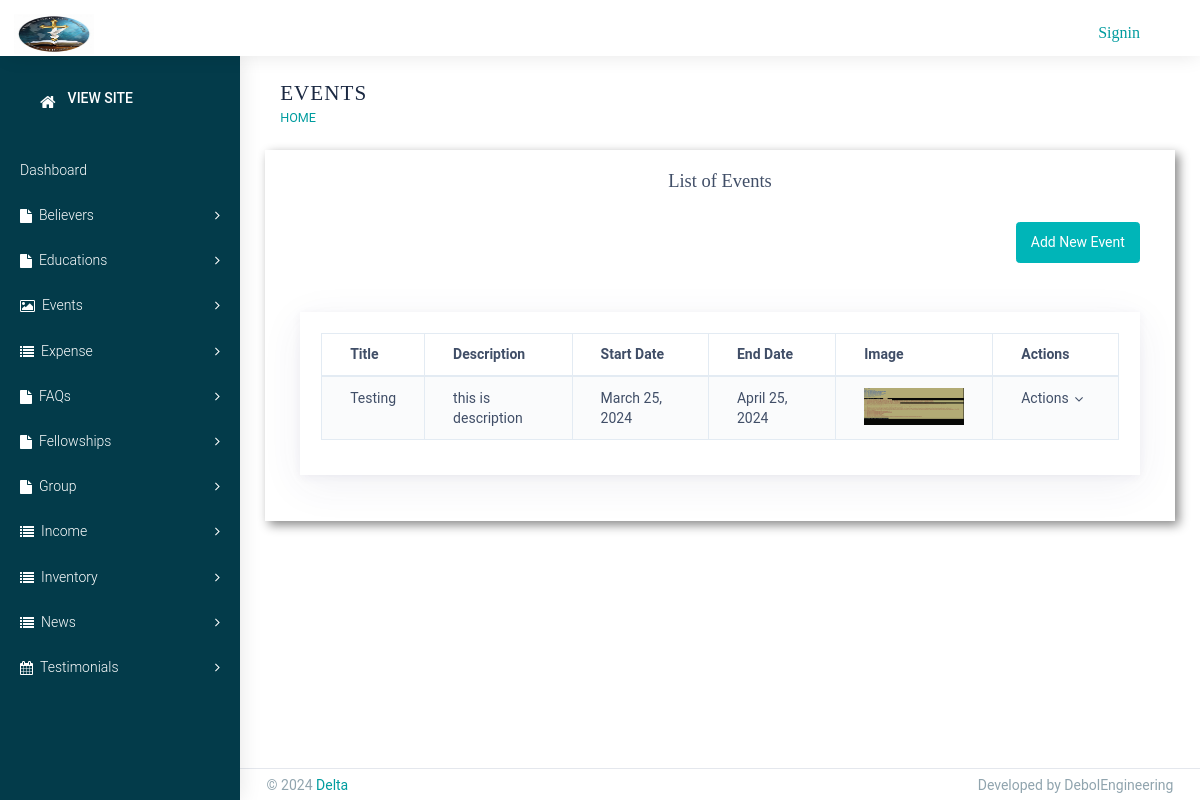
Page /staff/Event/ on the committed database.
### staff/models.py (models this page shows)
class Event(models.Model):
    title = models.CharField(max_length=100)
    description = models.TextField()
    image = models.ImageField(upload_to='events')
    start_date = models.DateField()
    end_date = models.DateField()

### staff/views.py (the view)
# urls.py: path('Event/', EventList.as_view(), name='event_list'),
class EventList(ListView):
    model = Event
    template_name = 'staff/Events/list_event.html'
    context_object_name = 'events'

### Templates/staff/Events/list_event.html (shortened to what this page needs)
{% extends 'staff/base.html' %}
{% load static %}
{% block title %}
Events
{% endblock %}
{% block content %}
<div class="site-main">
    <section class="ttm-row clearfix">
        <div class="container">
            <div class="row pt-60 res-991-pt-0">
                <div class="col-lg-12">
                    <div class="pr-40 res-991-pr-0 res-991-pb-30">
                        <h4 class="h4-md " style="margin-bottom: 30px ; text-align: center;">List of Events</h4>
                        <div class="row justify-content-end">
                            <div class="col-auto">
                                <a href="{% url 'staff:event_add' %}" class="btn btn-primary mb-4">Add New
                                    Event</a>
                            </div>
                        </div>
                        <div class="card">
                            <div class="card-body">
                                <div class="table-responsive">
                                    <table class="table table-striped table-bordered multi-ordering">
                                        <thead>
                                            <tr>
                                                <th>Title</th>
                                                <th>Description</th>
                                                <th>Start Date</th>
                                                <th>End Date</th>
                                                <th>Image</th>
                                                <th>Actions</th>
                                            </tr>
                                        </thead>
                                        <tbody>
                                            {% for event in events %}
                                            <tr>
                                                <td>{{ event.title }}</td>
                                                <td>{{ event.description }}</td>
                                                <td>{{ event.start_date }}</td>
                                                <td>{{ event.end_date }}</td>
                                                <td>
                                                    {% if event.image %}
                                                    <img src="{{ event.image.url }}" alt="Event Image"
                                                        style="max-width: 100px;">
                                                    {% endif %}
                                                </td>
                                                <td><span class="dropdown">
                                                    <a id="btnSearchDrop31" data-toggle="dropdown" aria-haspopup="true"
                                                        aria-expanded="true"
                                                        class="dropdown-toggle dropdown-menu-right">
                                                        Actions</a>
                                                </td>
                                            </tr>
                                            {% endfor %}
                                        </tbody>
                                    </table>
                                </div>
                            </div>
                        </div>
                    </div>
                </div>
            </div>
        </div>
    </section>
</div>
{% endblock %}

### rows in the picture
Event: title "Testing", description "this is description", start_date "March 25, 2024", end_date "April 25, 2024", image (picture)
